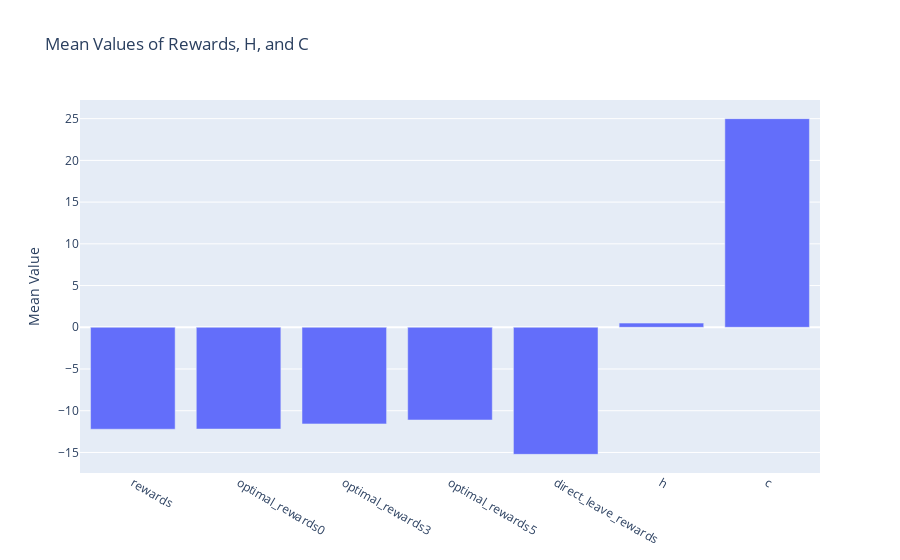
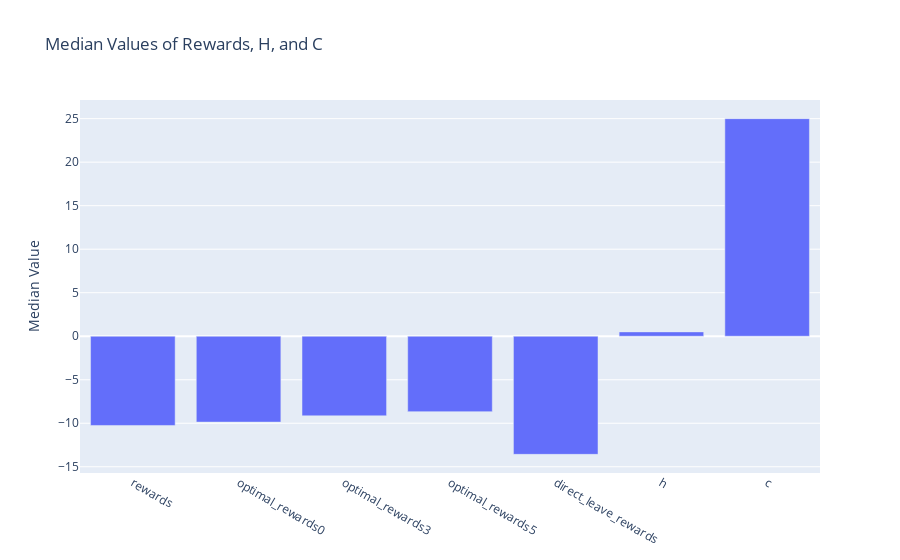

The code cell stored with these charts, in order, in its notebook:
### Markdown cell above
## Visualize Results

### Code cell
import plotly.graph_objects as go

all_rewards = [x for x in df.columns if 'reward' in x]

# Calculate means
means = df[all_rewards + ['h', 'c']].mean()

# Plot
fig = go.Figure(data=[go.Bar(x=means.index, y=means.values)])
fig.update_layout(title="Mean Values of Rewards, H, and C", yaxis_title="Mean Value")
fig.show()

# Calculate medians
medians = df[all_rewards + ['h', 'c']].median()

# Plot
fig = go.Figure(data=[go.Bar(x=medians.index, y=medians.values)])
fig.update_layout(title="Median Values of Rewards, H, and C", yaxis_title="Median Value")
fig.show()

### Figure 1 — Plotly figure (JSON) as saved in the notebook; plotly's stock layout.template omitted (floating-point values rounded to 4 significant figures)
{"data": [{"type": "bar", "x": ["rewards", "optimal_rewards0", "optimal_rewards3", "optimal_rewards5", "direct_leave_rewards", "h", "c"], "y": [-12.21, -12.19, -11.58, -11.11, -15.23, 0.5, 25.0]}], "layout": {"title": {"text": "Mean Values of Rewards, H, and C"}, "yaxis": {"title": {"text": "Mean Value"}}}}

### Figure 2 — Plotly figure (JSON) as saved in the notebook; plotly's stock layout.template omitted (floating-point values rounded to 4 significant figures)
{"data": [{"type": "bar", "x": ["rewards", "optimal_rewards0", "optimal_rewards3", "optimal_rewards5", "direct_leave_rewards", "h", "c"], "y": [-10.25, -9.869, -9.146, -8.664, -13.57, 0.5, 25.0]}], "layout": {"title": {"text": "Median Values of Rewards, H, and C"}, "yaxis": {"title": {"text": "Median Value"}}}}
